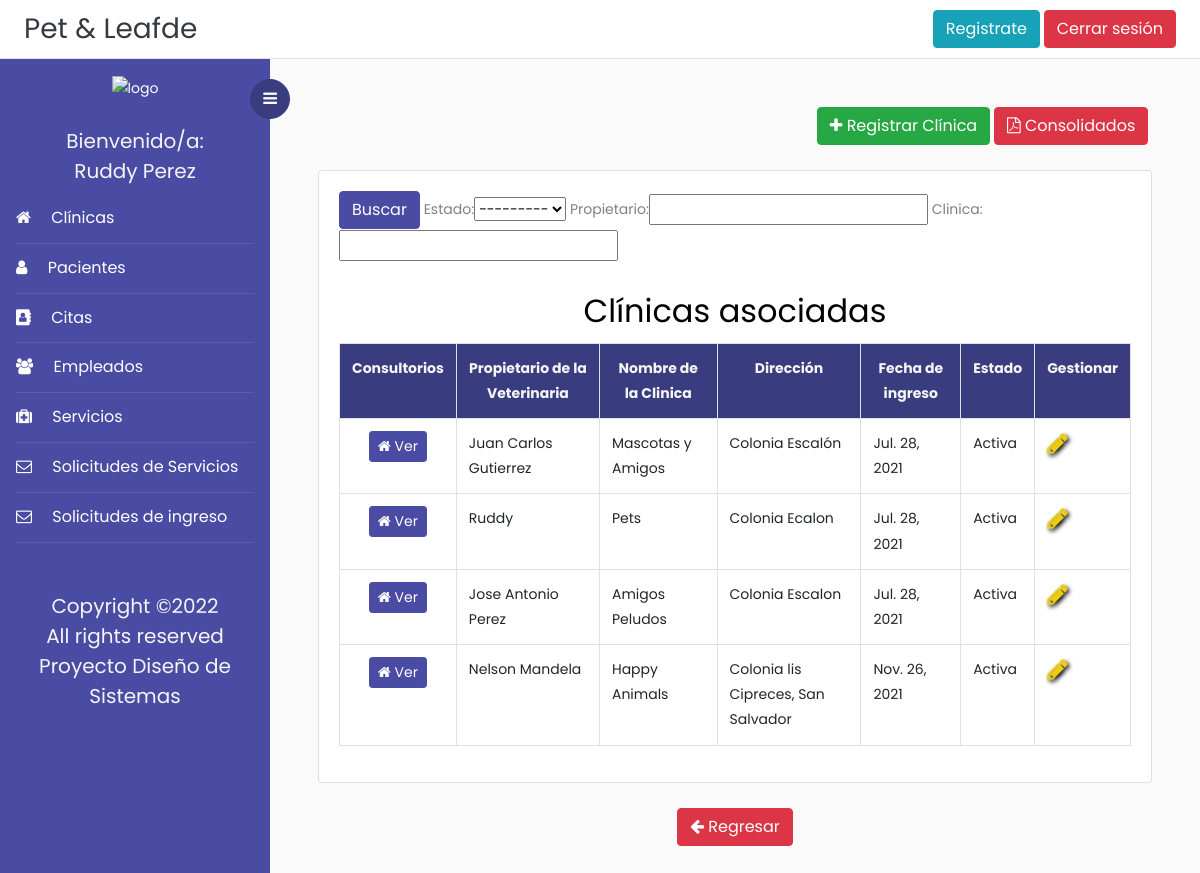
The app's page /listar_clinica/ (signed in) with its own data.
### Veterinaria/models.py (models this page shows, shortened)
class Clinica(models.Model):
    id = models.IntegerField(primary_key = True)
    propietario = models.CharField(max_length=50, validators=[solo_Letras])
    nombre = models.CharField(max_length=60)
    direccion = models.TextField()
    horarios = models.CharField(max_length=50)
    telefono = models.CharField(max_length=9)
    fechaIngreso = models.DateField(auto_now_add=True, null=True)
    correoElectronico = models.CharField(max_length=200, null=True)
    ESTADO = (('Activa','Activa'),('Inactiva', 'Inactiva'))
    estado = models.CharField(max_length=10, choices=ESTADO, default="Activa")

### Veterinaria/views.py (the view)
# urls.py: path('listar_clinica/',listar_clinica, name="listar_clinica"),
@login_required
def listar_clinica(request):
    clinicas = Clinica.objects.all()
    page = request.GET.get('page',1)
    clinicasId = [] #Arreglo para guardar los id's de las clinicas que si tienen registros asociados
    expedientes = Expediente.objects.all()
    consultorios = Consultorio.objects.all()
    empleados = Empleado.objects.all()
    horarios = Horario.objects.all()
    citas = Cita.objects.all()
    consultas = Consulta.objects.all()
    for ex in expedientes:
        clinicasId.append(ex.clinica_id)
    for c in consultorios:
        clinicasId.append(c.clinica_id)
    for em in empleados:
        clinicasId.append(em.clinica_id)
    for h in horarios:
        clinicasId.append(h.clinica_id)
    for ci in citas:
        clinicasId.append(ci.clinica_id)
    for co in consultas:
        clinicasId.append(co.clinica_id)
    clinicasId = set(clinicasId)
    filter = ClinicaFilter(request.GET, queryset=clinicas)
    clinicas = filter.qs
    try:
        paginator = Paginator(clinicas,10)
        clinicas = paginator.page(page)
    except:
        raise Http404
    data = {
        'entity': clinicas,
        'paginator': paginator,
        'filter' : filter,
        'clinicasId' : clinicasId
    }
    return render(request, 'clinica/listarClinica.html', data)

### Veterinaria/templates/clinica/listarClinica.html (shortened to what this page needs)
{% extends 'base.html'%}
{% block content %}
<div class="d-flex justify-content-end">
    <a class="btn btn-success" href="{% url 'registrar_clinica' %}" ><i class="fa fa-plus" aria-hidden="true"></i> Registrar Clínica</a>
	<a class="btn btn-danger " href="{% url 'consolidadosAsoc'%}"><i class="fa fa-file-pdf-o" aria-hidden="true"></i> Consolidados</a>
</div>&nbsp;
<div class="row">
    <div class="col-md">
        <div class="card">
            <div class="card-body">
                <form method="GET">
                    <button class="btn btn-primary" type="submit">Buscar</button>
                    {{filter.form}}
                  </form>&nbsp;&nbsp;
                <h2 align ="center">Clínicas asociadas</h2>
                <table class="table  table-bordered ">
                    <tr style="text-align: center; background-color: #393c7f; color:whitesmoke;" >
                        <th>Consultorios</th>
                        <th>Propietario de la Veterinaria</th>
                        <th>Nombre de la Clinica</th>
                        <th >Dirección</th>
                        <th>Fecha de ingreso</th>
                        <th>Estado</th>
                        <th>Gestionar</th>
                    </tr>
                    {%for clinica in entity %}
                    <tr>
                        <td  style="text-align: center;"><a class="btn btn-sm btn-primary" href="{% url 'listar_consultorio' clinica.id %}"> <i class="fa fa-home" aria-hidden="true"></i> Ver</a></td>
                        <td>{{ clinica.propietario }}</td>
                        <td>{{ clinica.nombre }}</td>
                        <td>{{ clinica.direccion }}</td>
                        <td>{{ clinica.fechaIngreso}}</td>
                        <td>{{ clinica.estado}}</td>
                        <td> <a href="{% url 'modificar_clinica' clinica.id %}"><i class="fa fa-pencil fa-2x" aria-hidden="true" style="font-size:24px;color:rgb(238, 204, 9);text-shadow:2px 2px 4px #000000;"></i></a>&nbsp;&nbsp;
                        </td>
                    </tr>
                    {%endfor%}
                </table>
            </div>
        </div>
    </div>
</div>&nbsp;
<div class="d-flex justify-content-center">
    <a class="btn btn-danger" href="{% url 'index' %}"><i class="fa fa-arrow-left" aria-hidden="true"></i> Regresar</a>
</div>
{% endblock content%}

### Veterinaria/templates/base.html (shortened to what this page needs)
<!doctype html>
<html lang="en">
  <head>
	<link rel="stylesheet" href="https://cdnjs.cloudflare.com/ajax/libs/select2/4.0.13/css/select2.min.css" />
    <link rel="stylesheet" href="https://cdn.jsdelivr.net/bxslider/4.2.12/jquery.bxslider.css">
	<link rel="stylesheet" href="https://stackpath.bootstrapcdn.com/font-awesome/4.7.0/css/font-awesome.min.css">
    {% load static %}
	<link rel="stylesheet" href="{% static 'css/style.css' %}">
    <link href='https://api.mapbox.com/mapbox-gl-js/v2.3.1/mapbox-gl.css' rel='stylesheet' />
  </head>
  <body>
		{% block navbar %}
	  <div class="d-flex flex-column flex-md-row align-items-center p-2 px-md-4 bg-white border-bottom box-shadow">
      <h3 class="my-0 mr-md-auto font-weight-normal" ><a class="text-dark" href="{% url 'index' %}">Pet & Leafde</a></h3>
	  <a class="btn btn-info" href="{% url 'registro'%}">Registrate</a>&nbsp;
	  {% if request.user.is_authenticated %}
      <a class="btn btn-danger" href="{% url 'logout' %}">Cerrar sesión</a>
	  {% else %}
	  <a class="btn btn-success" href="{% url 'login' %}">Iniciar sesión</a>
	  {% endif %}
    </div>
		<div class="wrapper d-flex align-items-stretch">
			<nav id="sidebar">
				<div class="custom-menu">
					<button type="button" id="sidebarCollapse" class="btn btn-primary">
	          <i class="fa fa-bars"></i>
	        </button>
        </div>
				<div class="p-3">
        <div class="contenedor_logo" align="center">
            <img  class="logo"  src="{% static 'images/logo.png'%}" alt="logo">
        </div>&nbsp;
			{% if request.user.is_authenticated %}
			<h5 style="color:whitesmoke;" class="my-0 mr-md-auto font-weight-normal" align ="center">Bienvenido/a:</h5>
			<h5 style="color:whitesmoke;" align ='center'>{{user.first_name}} {{user.last_name}}</h5>
	        <ul class="list-unstyled components mb-5">
	          <li class="active">
	            <a href="{% url 'listar_clinica' %}"><span class="fa fa-home mr-3"></span> Clínicas</a>
	          </li>
	          <li class="active">
	            <a href="{% url 'listado_pacientes' %}"><span class="fa fa-user mr-3"></span> Pacientes</a>
	          </li>
	          <li class="active">
              <a href="{% url 'listado_citas' %}"><span class="fa fa-address-book mr-3"></span> Citas</a>
	          </li>
	          <li class="active">
              	<a href="{% url 'listado_empleados' %}"><span class="fa fa-users mr-3"></span> Empleados</a>
	          </li>
			  <li class="active">
              	<a href="{% url 'listado_servicios' %}"><span class="fa fa-medkit mr-3"></span> Servicios</a>
	          </li>
			  <li class="active">
              	<a href="{% url 'listado_solicitud_servicio' %}"><span class="fa fa-envelope-o mr-3"></span> Solicitudes de Servicios</a>
	          </li>
			  <li class="active">
				<a href="{% url 'listado_solicitudes' %}"><span class="fa fa-envelope-o mr-3"></span> Solicitudes de ingreso</a>
			</li>
			</ul>
			{% endif %}
	        <div class="footer">
	        	<h5 align="center" style="color:whitesmoke;">
						  Copyright &copy;<script>document.write(new Date().getFullYear());</script><br>
						  All rights reserved <br> Proyecto Diseño de Sistemas
	        </div>
	      </div>
    	</nav>
        {% endblock navbar%}
      <div id="content" class="p-4 p-md-5 pt-5">
	  {% block content %}{% endblock content%}
  </body>
</html>

### records on screen
Clinica: propietario "Juan Carlos Gutierrez", nombre "Mascotas y Amigos", direccion "Colonia Escalón", fechaIngreso "Jul. 28, 2021", estado "Activa"
Clinica: propietario "Ruddy", nombre "Pets", direccion "Colonia Ecalon", fechaIngreso "Jul. 28, 2021", estado "Activa"
Clinica: propietario "Jose Antonio Perez", nombre "Amigos Peludos", direccion "Colonia Escalon", fechaIngreso "Jul. 28, 2021", estado "Activa"
Clinica: propietario "Nelson Mandela", nombre "Happy Animals", direccion "Colonia lis Cipreces, San Salvador", fechaIngreso "Nov. 26, 2021", estado "Activa"

### other values on screen
{{ user.first_name }} "Ruddy"
{{ user.last_name }} "Perez"
